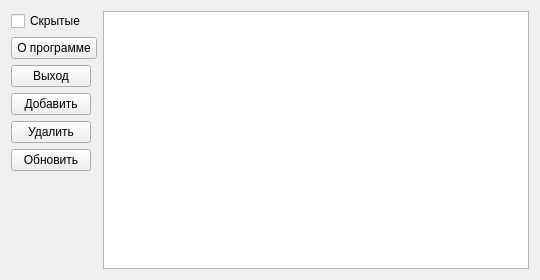
<?xml version="1.0" encoding="UTF-8"?>
<ui version="4.0">
 <class>MainWindow</class>
 <widget class="QMainWindow" name="MainWindow">
  <property name="geometry">
   <rect>
    <x>0</x>
    <y>0</y>
    <width>540</width>
    <height>280</height>
   </rect>
  </property>
  <property name="windowTitle">
   <string>lab04</string>
  </property>
  <property name="autoFillBackground">
   <bool>false</bool>
  </property>
  <widget class="QWidget" name="centralWidget">
   <layout class="QGridLayout" name="gridLayout">
    <item row="1" column="1">
     <widget class="QCheckBox" name="checkBox">
      <property name="autoFillBackground">
       <bool>false</bool>
      </property>
      <property name="text">
       <string>Скрытые</string>
      </property>
     </widget>
    </item>
    <item row="3" column="1">
     <widget class="QPushButton" name="btnexit">
      <property name="text">
       <string>Выход</string>
      </property>
     </widget>
    </item>
    <item row="4" column="1">
     <widget class="QPushButton" name="pushButton">
      <property name="text">
       <string>Добавить</string>
      </property>
     </widget>
    </item>
    <item row="1" column="3" rowspan="7">
     <widget class="QTableView" name="tableView"/>
    </item>
    <item row="2" column="1" colspan="2">
     <widget class="QPushButton" name="btnabout">
      <property name="text">
       <string>О программе</string>
      </property>
     </widget>
    </item>
    <item row="5" column="1">
     <widget class="QPushButton" name="pushButton_2">
      <property name="text">
       <string>Удалить</string>
      </property>
     </widget>
    </item>
    <item row="6" column="1">
     <widget class="QPushButton" name="pushButton_3">
      <property name="text">
       <string>Обновить</string>
      </property>
     </widget>
    </item>
   </layout>
  </widget>
 </widget>
 <layoutdefault spacing="6" margin="11"/>
 <resources/>
 <connections/>
</ui>
